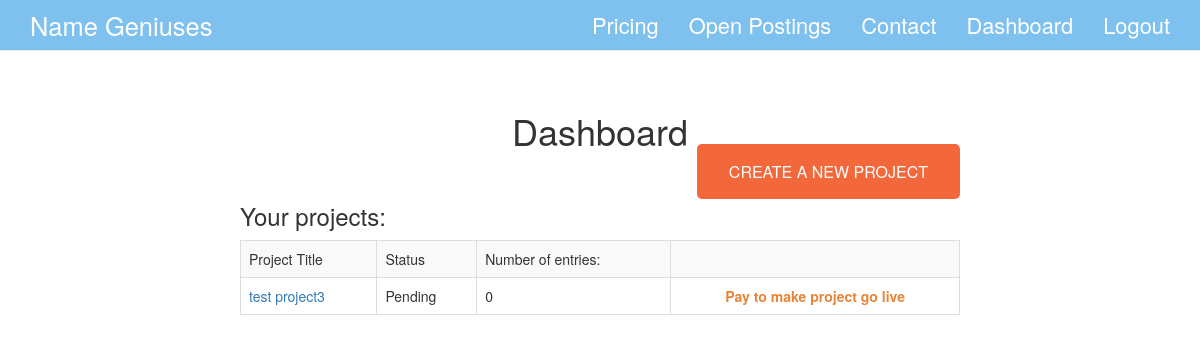
Screenshot of /dashboard (signed in) with the database file from the repository.
### app/models.py (models this page shows, shortened)
class Posting(db.Model):
    __tablename__ = 'posting'
    id = db.Column(db.Integer, primary_key=True)
    title = db.Column(db.String(300))
    description = db.Column(db.String())
    anything_else = db.Column(db.String())
    timestamp = db.Column(db.DateTime)
    timestamp_day = db.Column(db.Date)
    user_id = db.Column(db.Integer, db.ForeignKey('user.id'))
    suggestions = db.relationship('Suggestion', backref='poster', lazy='dynamic')
    status=   db.Column(db.String(140), default="Pending",nullable=True)
    winner= db.Column(db.String(140), nullable=True)
    project_type = db.Column(db.String(140))
    project_prize=db.Column(db.Float)
    number_of_entries=db.Column(db.Integer, default=0)
    filter_addon=db.Column(db.Boolean, default=False)
    validation_addon=db.Column(db.Boolean, default=False)

### app/views.py (the view)
@app.route('/dashboard', methods=['GET', 'POST'])
@login_required
@check_confirmed
def dashboard():
    user = g.user
    current_postings = Posting.query.filter_by(user_id=user.id).all()
    allpostings=Posting.query.all()
    current_suggestions=Suggestion.query.filter_by(suggester=user.id).all()
    counter=0
    for s in current_suggestions:
        counter+=1
    currentwins=user.wins
    winnings=user.totalwinnings
    notifications=user.emailnotes
    return render_template('dashboard.html',
                           title='Dashboard',
                           user=user,
                           projects=current_postings,
                           suggestions=current_suggestions,
                           count=counter,
                           currentwins=currentwins,
                           winnings=winnings,
                           allpostings=allpostings,
                           notifications=notifications
                           )

### app/models.py (called while the page is built)
    @property
    def is_authenticated(self):
        return True

### app/views.py (called while the page is built)
@lm.user_loader
def load_user(id):
    return User.query.get(int(id))

@app.before_request
def before_request():
    g.user = current_user
    if g.user.is_authenticated:
        g.user.last_seen = datetime.utcnow()
        db.session.add(g.user)
        db.session.commit()

@app.after_request
def after_request(response):
    for query in get_debug_queries():
        if query.duration >= DATABASE_QUERY_TIMEOUT:
            app.logger.warning("SLOW QUERY: %s\nParameters: %s\nDuration: %fs\nContext: %s\n" % (query.statement, query.parameters, query.duration, query.context))
    return response

### app/templates/dashboard.html (shortened to what this page needs)
{% extends "base.html" %}
{% block content %}
<div class="dashboard">
    <h1 style="text-align:center;">Dashboard</h1>
   {% if user.jobposter %}
        <div class="projectbuttoncontainer alignright"><a href="{{ url_for('newproject') }}" class="button-orange projectbutton">Create a new project</a></div>
        <div id="dashtable">
        {% if projects %}
            <h3>Your projects:</h3>
            <table class="table table-bordered table-striped">
                <tr><td>Project Title</td><td>Status</td><td>Number of entries:</td><td></td></tr>
            {% for p in projects %}
                <tr><td><a href="{{ url_for('projectpage',pnumber=p.id) }}"><div>{{p.title}}</div></a></td><td>{{ p.status }}</td><td>{{ p.number_of_entries }}</td>
                    {% if p.status == "Pending" %}
                        <td class="aligncenter"><strong><a class="paylink" href="{{ url_for('payment',pid=p.id, ptype=p.project_type) }}">Pay to make project go live</a></strong></td>
                    {% elif p.status== "Closed" %}
                        <td>Winning domain: {{ p.winner }} </td>
                    {% else %}
                        <td><a href="{{ url_for('projectpage',pnumber=p.id) }}">View Entries</a></td>
                   {% endif %}
                </tr>
            {% endfor %}
            </table>
        {% endif %}
        </div>
    {% endif %}
</div>
{% endblock %}

### app/static/css/custom.css (style rules this page uses)
.aligncenter { text-align:center; }
.alignright { text-align:right; }
.button-orange { background-color:#f2683a; color:#FFF; }
.projectbuttoncontainer { display:block; }
.projectbutton { font-size: 16px; padding: 1em 2em; text-transform: uppercase; border-radius:5px; }
.paylink { color:#E88437; }
.dashboard { width:60%; margin:auto; padding-top:40px; }
#dashtable { width:100%; margin:auto; }

### rows the page displays
Posting: title "test project3", status "Pending", number_of_entries "0"
